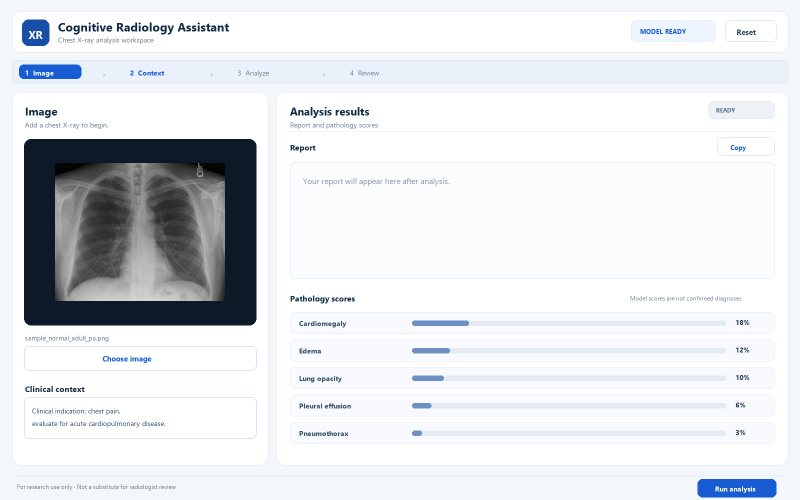
#> input picture outputs/focused_workspace_prototype.png, 1600 x 1000 px, given in place of sample_normal_adult_pa.png, which was not available (shown at 1/2 size)
$ python create_ui_prototype_v2.py
#> lines starting #> are read from the running program, lines starting #| are printed output that depends on the picture; pictures that were not available may be replaced by others from this repository, and a replacement may not be noted
"""Render an alternative, image-first radiology workspace concept."""
from pathlib import Path
from PIL import Image, ImageDraw, ImageFont, ImageOps

ROOT = Path(__file__).resolve().parent.parent
OUT = ROOT / "outputs" / "focused_workspace_prototype_v2.png"
OUT.parent.mkdir(parents=True, exist_ok=True)
W, H = 1600, 1000
im = Image.new("RGB", (W, H), "#f2f4f7")
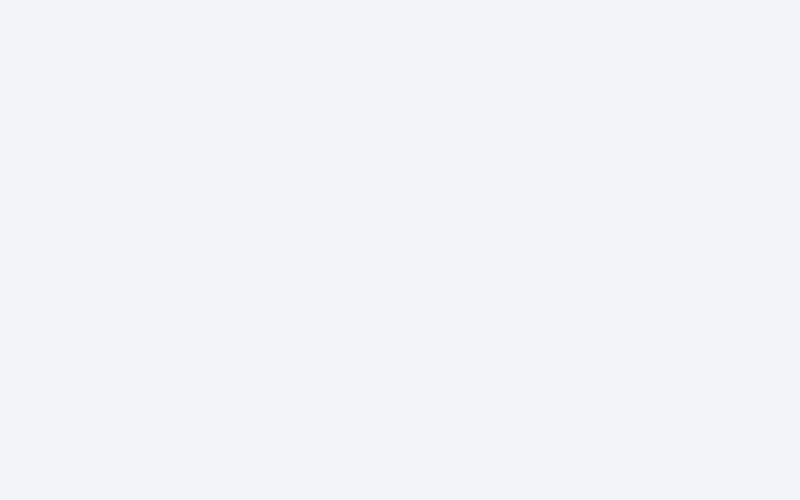
#> im: PIL image 1600x1000 RGB (shown at 1/2 size); mean R, G, B 242, 244, 247
d = ImageDraw.Draw(im)
FONT_DIR = Path("C:/Windows/Fonts")

def f(size, bold=False):
    path = FONT_DIR / ("segoeuib.ttf" if bold else "segoeui.ttf")
    try:
        return ImageFont.truetype(str(path), size)
    except OSError:
        return ImageFont.load_default()

def rr(box, radius, fill, outline=None, width=1):
    d.rounded_rectangle(box, radius, fill=fill, outline=outline, width=width)

def t(x, y, value, size=15, fill="#1d2b3a", bold=False):
    d.text((x, y), value, font=f(size, bold), fill=fill)

# Dark, restrained application chrome
d.rectangle((0, 0, W, 76), fill="#122235")
rr((26, 15, 72, 61), 12, "#2c75d8")
t(37, 26, "XR", 20, "#ffffff", True)
t(88, 15, "RADIOLOGY WORKSPACE", 12, "#a9bed4", True)
t(88, 34, "Chest X-ray review", 18, "#ffffff", True)
rr((1333, 19, 1483, 57), 9, "#1d344b", "#38516b")
t(1351, 30, "●  MODEL READY", 12, "#9de0bd", True)
rr((1493, 19, 1571, 57), 9, "#1d344b", "#38516b")
t(1510, 30, "Reset", 13, "#e8eff6", True)

# Compact workflow progress line
d.rectangle((0, 76, W, 123), fill="#ffffff")
steps = [(36, "01  IMAGE", True), (250, "02  CONTEXT", True), (480, "03  ANALYZE", False), (700, "04  REVIEW", False)]
for x, label, active in steps:
    t(x, 92, label, 12, "#1768ca" if active else "#8292a3", True)
d.rectangle((35, 119, 162, 122), fill="#2879df")
d.rectangle((162, 119, W, 122), fill="#e7ebef")

# Two balanced work surfaces
rr((24, 145, 948, 930), 16, "#ffffff", "#dce2e8")
rr((968, 145, 1576, 930), 16, "#ffffff", "#dce2e8")

# Image workspace
t(52, 168, "Image review", 21, "#172b40", True)
t(52, 198, "Check positioning and image quality before analysis.", 13, "#728195")
rr((48, 231, 924, 749), 12, "#0d1824")
image_path = ROOT / "demo_images" / "sample_normal_adult_pa.png"
with Image.open(image_path) as src:
#> src is the input picture: PIL image 1600x1000 RGB; mean R, G, B 225.6, 228.4, 232.6
    src = ImageOps.contain(src.convert("RGB"), (560, 478))
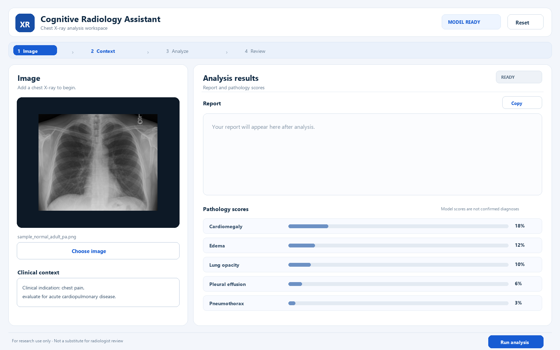
#> src: PIL image 560x350 RGB; mean R, G, B 225.5, 228.3, 232.5
    im.paste(src, (206 + (560-src.width)//2, 250 + (478-src.height)//2))
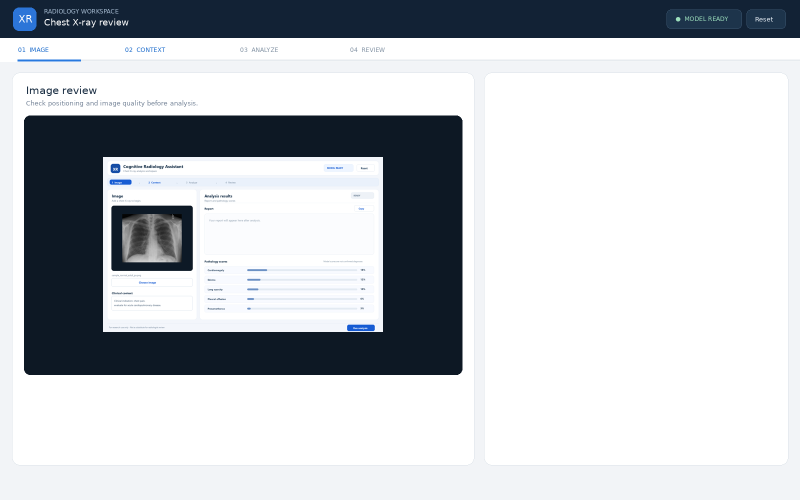
#> im: PIL image 1600x1000 RGB (shown at 1/2 size); mean R, G, B 192.4, 196.2, 200.6
d = ImageDraw.Draw(im)
# Viewer controls
rr((70, 694, 902, 730), 8, "#1b2a39")
t(88, 704, "−", 18, "#d7e1ea", True)
t(122, 706, "100%", 12, "#ffffff", True)
t(188, 704, "+", 18, "#d7e1ea", True)
t(802, 706, "FIT", 11, "#b5c6d6", True)
t(52, 769, "sample_normal_adult_pa.png", 13, "#52667a", True)
t(52, 791, "PA view  ·  224 × 224 preview", 12, "#8795a4")
rr((48, 820, 924, 883), 10, "#f7f9fb", "#dfe5eb")
t(68, 831, "CLINICAL CONTEXT", 11, "#62768b", True)
t(68, 852, "Chest pain; evaluate for acute cardiopulmonary disease.", 14, "#34485d")
rr((48, 895, 924, 922), 8, "#ffffff", "#cbd5df")
t(425, 900, "Choose another image", 13, "#256dc1", True)

# Report and findings workspace
t(996, 168, "Analysis", 21, "#172b40", True)
rr((1404, 164, 1548, 197), 9, "#eef2f5", "#dce3e9")
t(1422, 174, "AWAITING RUN", 11, "#62768b", True)
t(996, 204, "Run the analysis to review the report and scores.", 13, "#728195")
d.rectangle((996, 230, 1548, 231), fill="#e5e9ed")
t(996, 251, "REPORT", 11, "#64788c", True)
rr((996, 277, 1548, 510), 11, "#fbfcfd", "#e0e5ea")
t(1018, 301, "The report will appear here after analysis.", 15, "#8795a4")
rr((1436, 242, 1548, 272), 8, "#ffffff", "#d1dbe4")
t(1462, 250, "Copy", 12, "#256dc1", True)

t(996, 538, "PATHOLOGY SCORES", 11, "#64788c", True)
t(996, 561, "Scores are model estimates, not confirmed diagnoses.", 12, "#8795a4")
scores = [("Cardiomegaly", .18), ("Edema", .12), ("Lung opacity", .10), ("Pleural effusion", .06), ("Pneumothorax", .03)]
for idx, (label, value) in enumerate(scores):
    y = 596 + idx*55
    t(998, y, label, 13, "#34485d", True)
    rr((1171, y+5, 1481, y+14), 5, "#e8edf2")
    rr((1171, y+5, 1171+310*value, y+14), 5, "#6692c5")
    t(1492, y-1, f"{value:.0%}", 13, "#273d53", True)
    d.rectangle((996, y+31, 1548, y+32), fill="#edf0f3")

# Persistent action footer
d.rectangle((0, 950, W, H), fill="#ffffff")
d.rectangle((0, 950, W, 951), fill="#dce2e8")
t(28, 968, "For research use only  ·  Not a substitute for radiologist review", 12, "#758597")
rr((1376, 957, 1572, 994), 9, "#1f6fd1")
t(1428, 967, "Run analysis  →", 14, "#ffffff", True)

im.save(OUT, optimize=True)
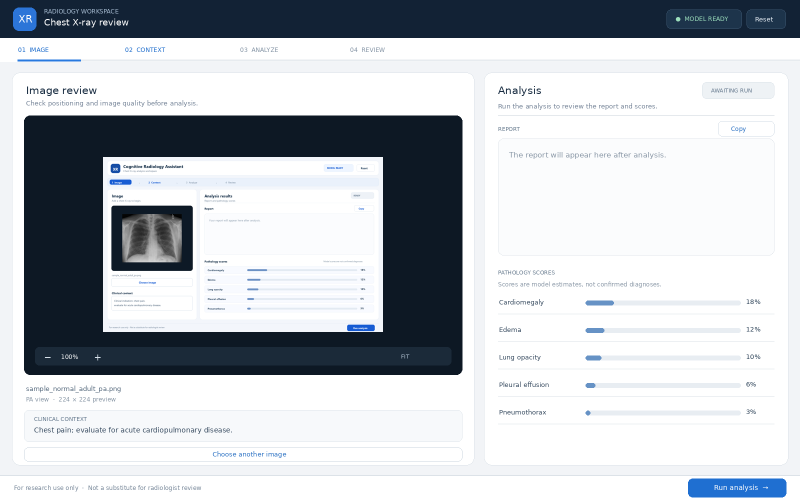
#> saved as focused_workspace_prototype_v2.png: PIL image 1600x1000 RGB (shown at 1/2 size); mean R, G, B 190.2, 194.7, 199.9
print(OUT)

$ run again, on outputs/metrics_viz.png
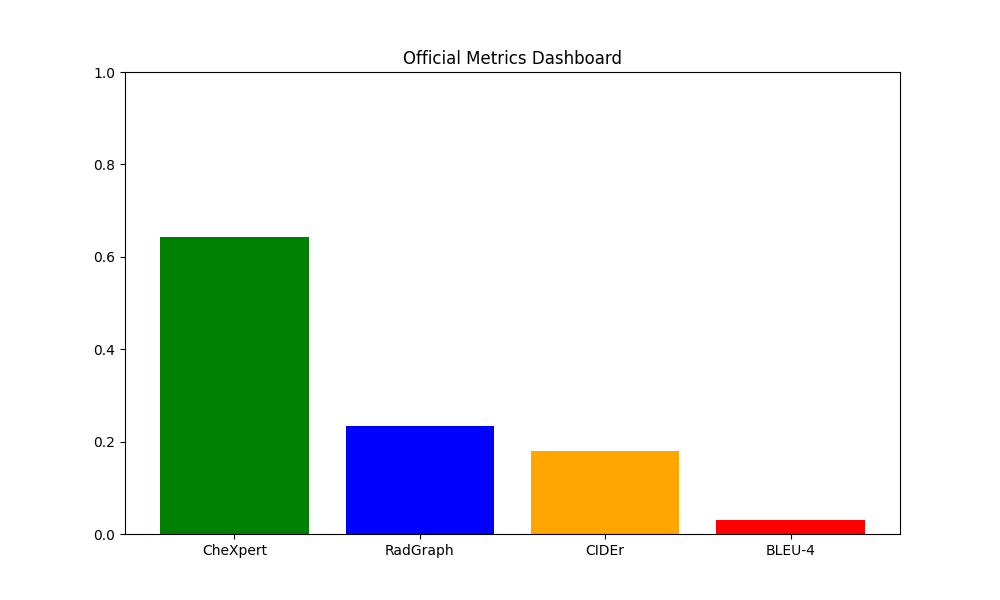
#> input picture outputs/metrics_viz.png, 1000 x 600 px, given in place of sample_normal_adult_pa.png, which was not available
#> src is the input picture: PIL image 1000x600 RGBA; mean R, G, B, A 227.4, 234.1, 228.1, 255
#> src: PIL image 560x336 RGB
#> `im.paste(src, (206 + (560-src.width)//2, 250 + (478-src.height)//2))`:
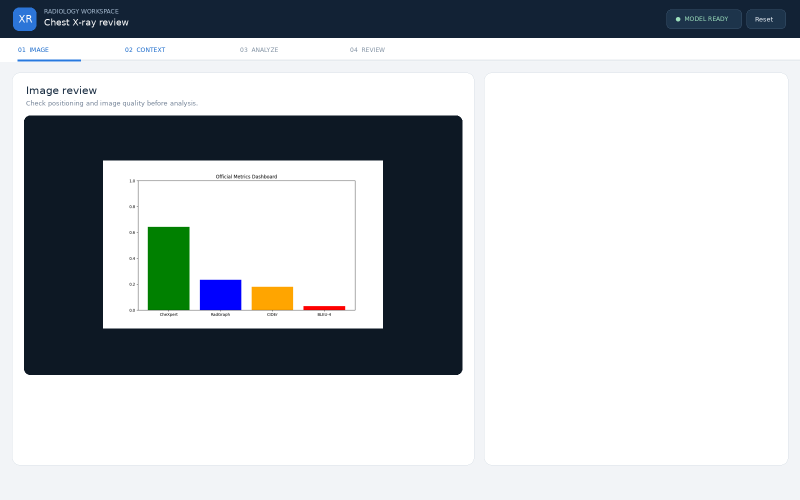
#> im: PIL image 1600x1000 RGB (shown at 1/2 size); mean R, G, B 191.5, 195.8, 199.1
#> `im.save(OUT, optimize=True)`:
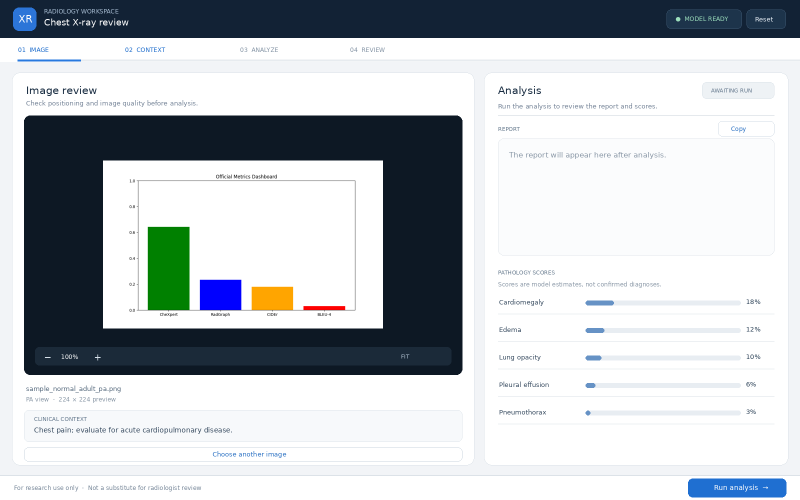
#> saved as focused_workspace_prototype_v2.png: PIL image 1600x1000 RGB (shown at 1/2 size); mean R, G, B 189.3, 194.4, 198.4

$ run again, on outputs/saas_workspace_prototype.png
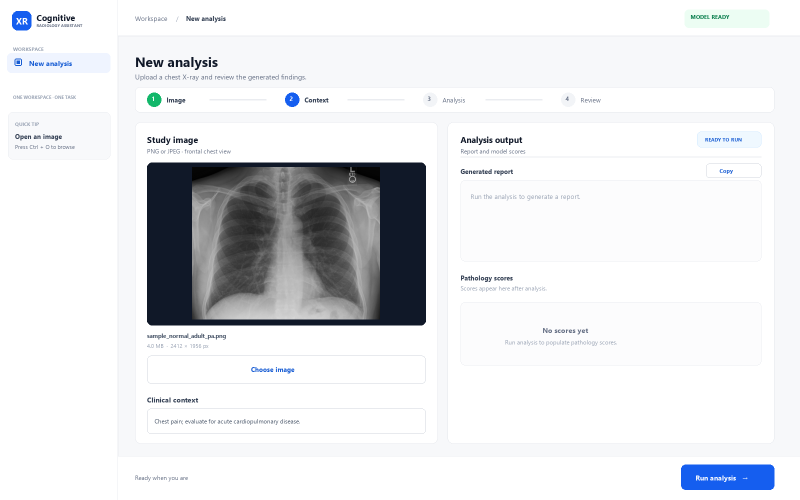
#> input picture outputs/saas_workspace_prototype.png, 1600 x 1000 px, given in place of sample_normal_adult_pa.png, which was not available (shown at 1/2 size)
#> src is the input picture: PIL image 1600x1000 RGB; mean R, G, B 229.3, 230.6, 233.1
#> src: PIL image 560x350 RGB
#> `im.paste(src, (206 + (560-src.width)//2, 250 + (478-src.height)//2))`:
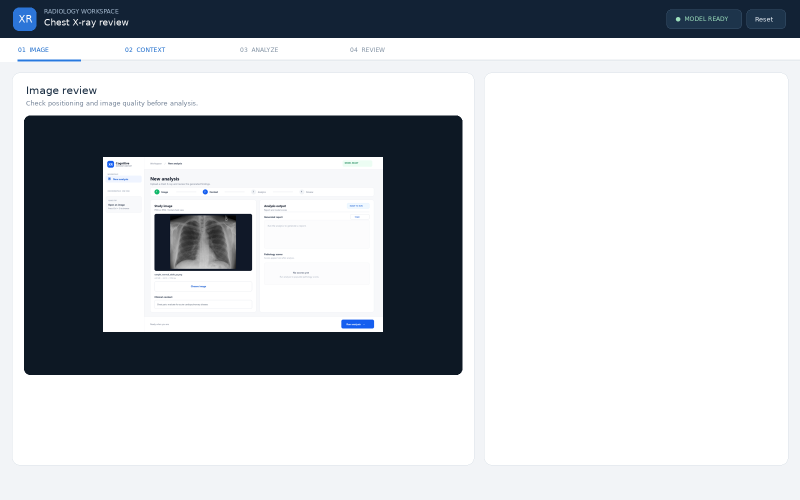
#> im: PIL image 1600x1000 RGB (shown at 1/2 size); mean R, G, B 192.8, 196.4, 200.7
#> `im.save(OUT, optimize=True)`:
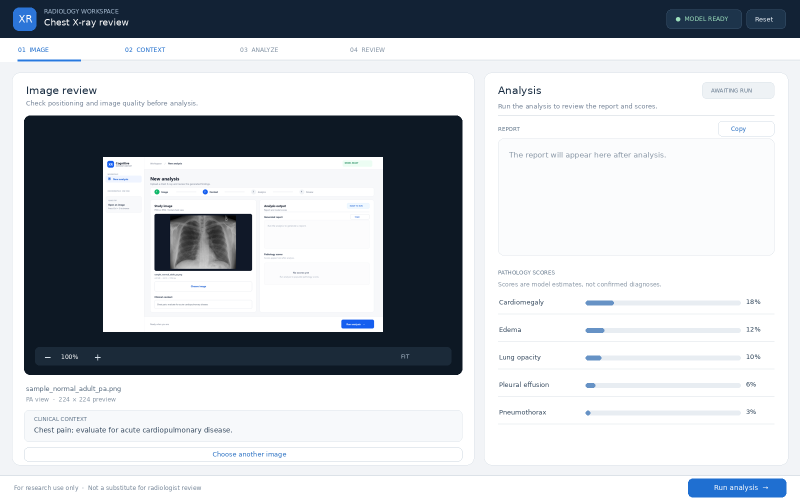
#> saved as focused_workspace_prototype_v2.png: PIL image 1600x1000 RGB (shown at 1/2 size); mean R, G, B 190.6, 195, 200
